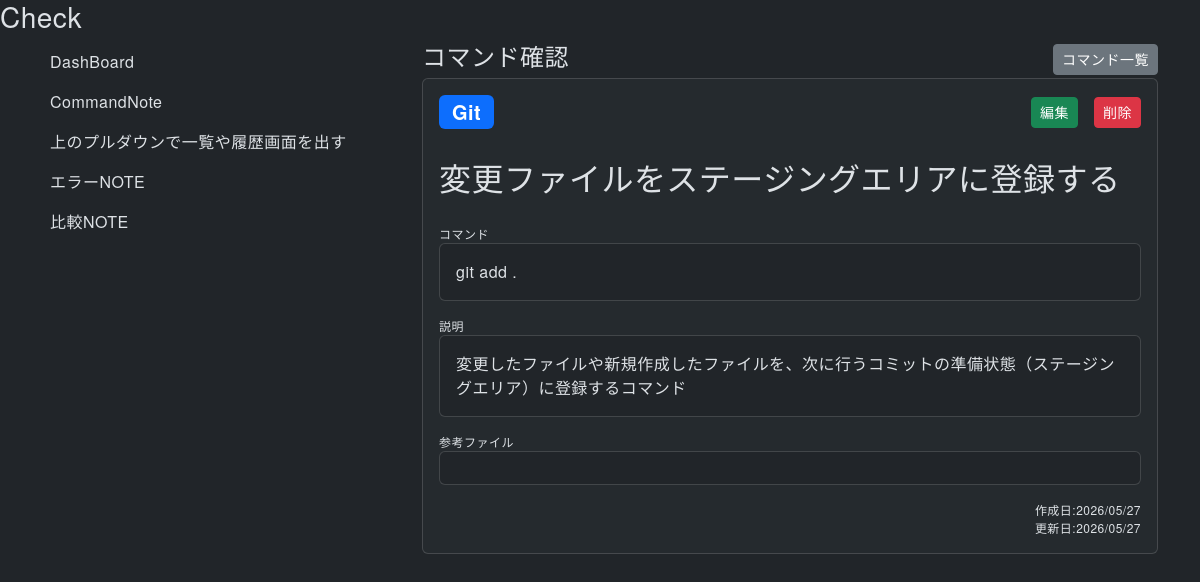
Before: /23/show/ with the older database file.
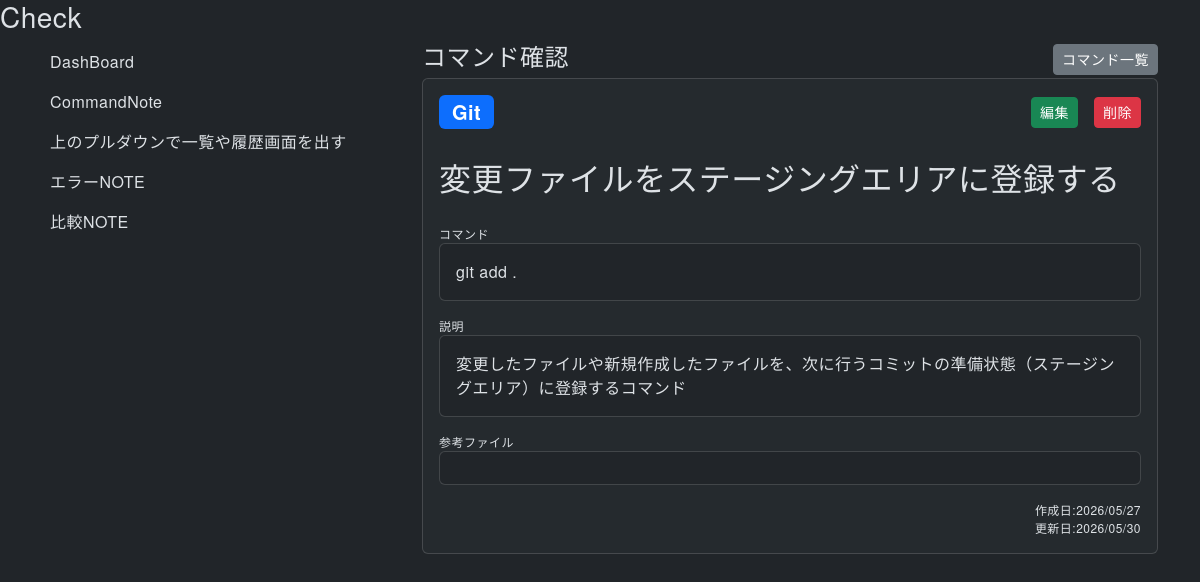
After: the same page with the newer database file.
### notebook/models.py (models this page shows, shortened)
class Note(models.Model):
  order = models.IntegerField(default=0)
  sub_category = models.ForeignKey(SubCategory, on_delete=models.CASCADE)
  title = models.CharField(max_length=50)
  description =  models.TextField(blank=True, null=True)
  reference = models.TextField(blank=True, null=True)
  created_at = models.DateTimeField(auto_now_add=True)
  updated_at = models.DateTimeField(auto_now=True)
  class Meta:
    ordering = ['order', 'id']

class SubCategory(models.Model):
  order = models.IntegerField(default=0)
  main_category = models.ForeignKey(MainCategory, on_delete=models.CASCADE)
  name = models.CharField(max_length=15)
  class Meta:
    ordering = ['order', 'id']
  def __str__(self):
    return self.name

class Command(models.Model):
  order = models.IntegerField(default=0)
  note = models.ForeignKey(Note, on_delete=models.CASCADE)
  code = models.TextField()
  created_at = models.DateTimeField(auto_now_add=True)
  updated_at = models.DateTimeField(auto_now=True)
  class Meta:
    ordering = ['order', 'id']

### notebook/views.py (the view)
# urls.py: path('<int:id>/show/', views.show, name='show'),
def show(request, id):
  note = Note.objects.get(id=id)
  return render(request, 'notebook/show.html', {'note':note})

### notebook/templates/notebook/show.html (shortened to what this page needs)
{% extends 'notebook/base.html' %}
{% block content %}
  <h3>Check</h3>
  <div class="container">
    <div class="row">
      <div class="'col-12">
        <div class="row">
          <div class="'col-12 col-md-4">
            <ul class="sidebar-menu">
              <li class="sidebar-item">
                <a href="{% url 'notebook:dashboard' %}">
                  <span class="sidebar-label p-2">DashBoard</span>
                </a>
              </li>
              <li class="sidebar-item">
                <a href="{% url 'notebook:index' %}">
                  <span class="sidebar-label p-2">CommandNote</span>
                </a>
              </li>
              <li class="sidebar-item">
                <span class="sidebar-label p-2">上のプルダウンで一覧や履歴画面を出す</span>
              </li>
              <li class="sidebar-item">
                <span class="sidebar-label p-2">エラーNOTE</span>
              </li>
              <li class="sidebar-item">
                <span class="sidebar-label p-2">比較NOTE</span>
              </li>
            </ul>
          </div>
          <div class="'col-12 col-md-8">
            <div class="d-flex justify-content-between align-items-center">
              <h4>コマンド確認</h4>
              <a href="{% url 'notebook:index' %}" class="btn btn-sm btn-secondary">コマンド一覧</a>
            </div>
            <div class="card bg-body-tertiary bg-opacity-50 p-3 mb-3">
              <div class="d-flex justify-content-between align-items-center">
                <div class="note-sub-category badge bg-primary fs-5">{{note.sub_category}}</div>
                <div class="d-flex gap-3">
                  <a href="{% url 'notebook:edit' id=note.id %}" class="btn btn-sm btn-success">編集</a>
                  <a href="{% url 'notebook:destroy' id=note.id %}" class="btn btn-sm btn-danger">削除</a>
                </div>
              </div>
              <div class="note-title mt-4 mb-4">{{note.title}}</div>
              <p class="item-label m-0">コマンド</p>
              <div class="card p-3 mb-3" id="command-area">
                <div class="note-command" >{{note.command_set.first.code|linebreaksbr}}</div>
              </div>
              <p class="item-label m-0">説明</p>
              <div class="card p-3 mb-3">
                <div class="note-description">{{note.description|linebreaksbr}}</div>
              </div>
              <p class="item-label m-0">参考ファイル</p>
              <div class="card p-3 mb-3">
              </div>
              <div class="note-created-at text-end">作成日:{{note.created_at|date:"Y/m/d"}}</div>
              <div class="note-updated-at text-end">更新日:{{note.updated_at|date:"Y/m/d"}}</div>
            </div>
          </div>
        </div>
      </div>
    </div>
  </div>
{% endblock %}

Changed rows visible on the page:
changed Note "変更ファイルをステージングエリアに登録する": updated_at "2026/05/27" → "2026/05/30"
